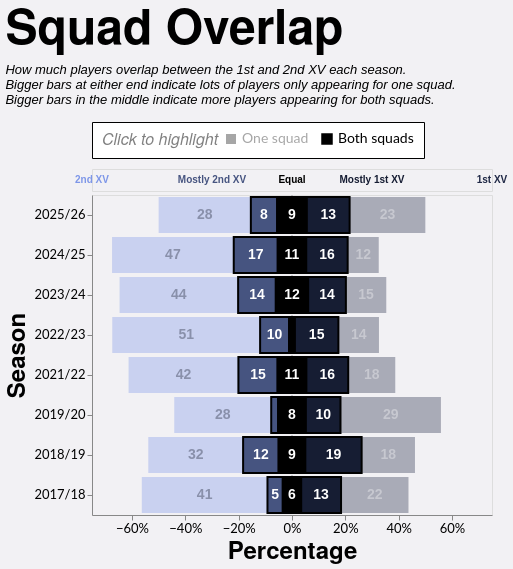

Here is the Vega-Lite specification saved for this chart:
### Vega-Lite specification from a JSON file in a GitHub repository (floating-point values rounded to 4 significant figures)
{"config": {"axis": {"labelFont": "Lato, sans-serif", "titleFont": "PT Sans Narrow, Helvetica Neue, Helvetica, Arial, sans-serif", "labelFontSize": 13, "titleFontSize": 24, "gridColor": "#202947", "gridOpacity": 0.2}, "header": {"labelFont": "PT Sans Narrow, Helvetica Neue, Helvetica, Arial, sans-serif", "titleFont": "PT Sans Narrow, Helvetica Neue, Helvetica, Arial, sans-serif", "labelFontSize": 24, "titleFontSize": 28, "labelFontWeight": "bold", "orient": "left"}, "legend": {"labelFont": "Lato, sans-serif", "titleFont": "PT Sans Narrow, Helvetica Neue, Helvetica, Arial, sans-serif", "labelFontSize": 14, "titleFontSize": 16, "titlePadding": 5, "fillColor": "white", "strokeColor": "black", "padding": 10, "titleFontWeight": "lighter", "titleFontStyle": "italic", "titleColor": "gray", "offset": 10}, "title": {"font": "PT Sans Narrow, Helvetica Neue, Helvetica, Arial, sans-serif", "fontSize": 48, "fontWeight": "bold", "anchor": "start", "align": "center", "titlePadding": 20, "subtitlePadding": 10, "subtitleFontSize": 13, "subtitleColor": "", "subtitleFontStyle": "italic", "offset": 15, "color": "black"}, "axisX": {"labelAngle": 0}, "facet": {"title": null, "header": null, "align": {"row": "each", "column": "each"}}, "resolve": {"scale": {"y": "independent", "facet": "independent"}}, "background": "#f2f1f4", "scale": {"offsetBandPaddingOuter": 0.2, "offsetBandPaddingInner": 0.1}}, "vconcat": [{"data": {"name": "data-3ac57c3fc4e619a5e75a736003a7ffe1"}, "mark": {"type": "text", "align": "center", "baseline": "middle", "fontSize": 10, "fontWeight": "bold", "opacity": 1.0}, "encoding": {"color": {"field": "color", "legend": null, "scale": null, "type": "nominal"}, "text": {"field": "label", "type": "nominal"}, "x": {"axis": null, "field": "x", "type": "quantitative"}}, "height": 22, "width": 400}, {"layer": [{"data": {"name": "data-d285a7403ed98ae579761d64a864032b"}, "mark": {"type": "rule", "color": "#000000", "opacity": 0.3, "size": 1, "strokeDash": [2, 2]}, "encoding": {"x": {"field": "x", "type": "quantitative"}}}, {"data": {"name": "data-9bcc0cffce2eb71e1be020af2cf1e378"}, "mark": {"type": "bar"}, "encoding": {"color": {"field": "category", "legend": null, "scale": {"domain": ["1st XV only", "Both (mostly 1st XV)", "Both (equal)", "Both (mostly 2nd XV)", "2nd XV only"], "range": ["#202946", "#161d33", "#000000", "#465480", "#7d96e8"]}, "type": "nominal"}, "opacity": {"condition": {"param": "appearanceSelect", "value": 1.0}, "value": 0.35}, "order": {"field": "render_priority", "sort": "ascending", "type": "quantitative"}, "stroke": {"field": "category_group", "legend": {"orient": "top", "title": "Click to highlight", "titleOrient": "left"}, "scale": {"domain": ["One squad", "Both squads"], "range": ["#00000000", "#000000"]}, "type": "nominal"}, "strokeWidth": {"condition": {"param": "appearanceSelect", "value": 2}, "value": 0}, "tooltip": [{"field": "season", "title": "Season", "type": "ordinal"}, {"field": "category", "title": "Pattern", "type": "nominal"}, {"field": "category_group", "title": "Appearance", "type": "nominal"}, {"field": "players", "title": "Players", "type": "quantitative"}, {"field": "percentage", "format": ".1%", "title": "Percentage", "type": "quantitative"}], "x": {"axis": {"format": "%", "grid": false}, "field": "percentage_start", "scale": {"domain": [-0.75, 0.75], "nice": false}, "title": "Percentage", "type": "quantitative"}, "x2": {"field": "percentage_end"}, "y": {"field": "season", "sort": "descending", "title": "Season", "type": "ordinal"}}, "name": "view_15"}, {"data": {"name": "data-9bcc0cffce2eb71e1be020af2cf1e378"}, "mark": {"type": "text", "align": "center", "baseline": "middle", "fontSize": 14, "fontWeight": "bold"}, "encoding": {"color": {"field": "label_color", "legend": null, "scale": null, "type": "nominal"}, "opacity": {"condition": {"param": "appearanceSelect", "value": 1.0}, "value": 0.35}, "text": {"field": "players", "format": ".0f", "type": "quantitative"}, "x": {"field": "label_position", "type": "quantitative"}, "y": {"field": "season", "sort": "descending", "title": "Season", "type": "ordinal"}}, "transform": [{"filter": "datum.percentage >= 0.035"}]}], "height": {"step": 40}, "resolve": {"scale": {"x": "shared"}}, "width": 400}], "params": [{"name": "appearanceSelect", "select": {"type": "point", "fields": ["category_group"]}, "bind": "legend", "views": ["view_15"], "value": [{"category_group": "Both squads"}]}], "spacing": 2, "title": {"text": "Squad Overlap", "subtitle": ["How much players overlap between the 1st and 2nd XV each season.", "Bigger bars at either end indicate lots of players only appearing for one squad.", "Bigger bars in the middle indicate more players appearing for both squads."]}, "$schema": "https://vega.github.io/schema/vega-lite/v5.20.1.json", "datasets": {"data-3ac57c3fc4e619a5e75a736003a7ffe1": [{"x": -0.5, "label": "2nd XV", "color": "#7d96e8"}, {"x": -0.2, "label": "Mostly 2nd XV", "color": "#465480"}, {"x": 0.0, "label": "Equal", "color": "#000000"}, {"x": 0.2, "label": "Mostly 1st XV", "color": "#161d33"}, {"x": 0.5, "label": "1st XV", "color": "#202946"}], "data-d285a7403ed98ae579761d64a864032b": [{"x": 0}], "data-9bcc0cffce2eb71e1be020af2cf1e378": [{"type_code": -2, "season": "2017/18", "category": "2nd XV only", "players": 41, "category_group": "One squad", "render_priority": 0, "percentage": 0.4713, "percentage_end": -0.09195, "percentage_start": -0.5632, "label_position": -0.3276, "label_color": "#111827"}, {"type_code": -1, "season": "2017/18", "category": "Both (mostly 2nd XV)", "players": 5, "category_group": "Both squads", "render_priority": 1, "percentage": 0.05747, "percentage_end": -0.03448, "percentage_start": -0.09195, "label_position": -0.06322, "label_color": "white"}, {"type_code": 0, "season": "2017/18", "category": "Both (equal)", "players": 6, "category_group": "Both squads", "render_priority": 1, "percentage": 0.06897, "percentage_end": 0.03448, "percentage_start": -0.03448, "label_position": 6.939e-17, "label_color": "white"}, {"type_code": 1, "season": "2017/18", "category": "Both (mostly 1st XV)", "players": 13, "category_group": "Both squads", "render_priority": 1, "percentage": 0.1494, "percentage_end": 0.1839, "percentage_start": 0.03448, "label_position": 0.1092, "label_color": "white"}, {"type_code": 2, "season": "2017/18", "category": "1st XV only", "players": 22, "category_group": "One squad", "render_priority": 0, "percentage": 0.2529, "percentage_end": 0.4368, "percentage_start": 0.1839, "label_position": 0.3103, "label_color": "white"}, {"type_code": -2, "season": "2018/19", "category": "2nd XV only", "players": 32, "category_group": "One squad", "render_priority": 0, "percentage": 0.3556, "percentage_end": -0.1833, "percentage_start": -0.5389, "label_position": -0.3611, "label_color": "#111827"}, {"type_code": -1, "season": "2018/19", "category": "Both (mostly 2nd XV)", "players": 12, "category_group": "Both squads", "render_priority": 1, "percentage": 0.1333, "percentage_end": -0.05, "percentage_start": -0.1833, "label_position": -0.1167, "label_color": "white"}, {"type_code": 0, "season": "2018/19", "category": "Both (equal)", "players": 9, "category_group": "Both squads", "render_priority": 1, "percentage": 0.1, "percentage_end": 0.05, "percentage_start": -0.05, "label_position": -6.939e-17, "label_color": "white"}, {"type_code": 1, "season": "2018/19", "category": "Both (mostly 1st XV)", "players": 19, "category_group": "Both squads", "render_priority": 1, "percentage": 0.2111, "percentage_end": 0.2611, "percentage_start": 0.05, "label_position": 0.1556, "label_color": "white"}, {"type_code": 2, "season": "2018/19", "category": "1st XV only", "players": 18, "category_group": "One squad", "render_priority": 0, "percentage": 0.2, "percentage_end": 0.4611, "percentage_start": 0.2611, "label_position": 0.3611, "label_color": "white"}, {"type_code": -2, "season": "2019/20", "category": "2nd XV only", "players": 28, "category_group": "One squad", "render_priority": 0, "percentage": 0.3636, "percentage_end": -0.07792, "percentage_start": -0.4416, "label_position": -0.2597, "label_color": "#111827"}, {"type_code": -1, "season": "2019/20", "category": "Both (mostly 2nd XV)", "players": 2, "category_group": "Both squads", "render_priority": 1, "percentage": 0.02597, "percentage_end": -0.05195, "percentage_start": -0.07792, "label_position": -0.06494, "label_color": "white"}, {"type_code": 0, "season": "2019/20", "category": "Both (equal)", "players": 8, "category_group": "Both squads", "render_priority": 1, "percentage": 0.1039, "percentage_end": 0.05195, "percentage_start": -0.05195, "label_position": 1.388e-17, "label_color": "white"}, {"type_code": 1, "season": "2019/20", "category": "Both (mostly 1st XV)", "players": 10, "category_group": "Both squads", "render_priority": 1, "percentage": 0.1299, "percentage_end": 0.1818, "percentage_start": 0.05195, "label_position": 0.1169, "label_color": "white"}, {"type_code": 2, "season": "2019/20", "category": "1st XV only", "players": 29, "category_group": "One squad", "render_priority": 0, "percentage": 0.3766, "percentage_end": 0.5584, "percentage_start": 0.1818, "label_position": 0.3701, "label_color": "white"}, {"type_code": -2, "season": "2021/22", "category": "2nd XV only", "players": 42, "category_group": "One squad", "render_priority": 0, "percentage": 0.4118, "percentage_end": -0.201, "percentage_start": -0.6127, "label_position": -0.4069, "label_color": "#111827"}, {"type_code": -1, "season": "2021/22", "category": "Both (mostly 2nd XV)", "players": 15, "category_group": "Both squads", "render_priority": 1, "percentage": 0.1471, "percentage_end": -0.05392, "percentage_start": -0.201, "label_position": -0.1275, "label_color": "white"}, {"type_code": 0, "season": "2021/22", "category": "Both (equal)", "players": 11, "category_group": "Both squads", "render_priority": 1, "percentage": 0.1078, "percentage_end": 0.05392, "percentage_start": -0.05392, "label_position": 2.776e-17, "label_color": "white"}, {"type_code": 1, "season": "2021/22", "category": "Both (mostly 1st XV)", "players": 16, "category_group": "Both squads", "render_priority": 1, "percentage": 0.1569, "percentage_end": 0.2108, "percentage_start": 0.05392, "label_position": 0.1324, "label_color": "white"}, {"type_code": 2, "season": "2021/22", "category": "1st XV only", "players": 18, "category_group": "One squad", "render_priority": 0, "percentage": 0.1765, "percentage_end": 0.3873, "percentage_start": 0.2108, "label_position": 0.299, "label_color": "white"}, {"type_code": -2, "season": "2022/23", "category": "2nd XV only", "players": 51, "category_group": "One squad", "render_priority": 0, "percentage": 0.5543, "percentage_end": -0.1196, "percentage_start": -0.6739, "label_position": -0.3967, "label_color": "#111827"}, {"type_code": -1, "season": "2022/23", "category": "Both (mostly 2nd XV)", "players": 10, "category_group": "Both squads", "render_priority": 1, "percentage": 0.1087, "percentage_end": -0.01087, "percentage_start": -0.1196, "label_position": -0.06522, "label_color": "white"}, {"type_code": 0, "season": "2022/23", "category": "Both (equal)", "players": 2, "category_group": "Both squads", "render_priority": 1, "percentage": 0.02174, "percentage_end": 0.01087, "percentage_start": -0.01087, "label_position": -6.245e-17, "label_color": "white"}, {"type_code": 1, "season": "2022/23", "category": "Both (mostly 1st XV)", "players": 15, "category_group": "Both squads", "render_priority": 1, "percentage": 0.163, "percentage_end": 0.1739, "percentage_start": 0.01087, "label_position": 0.09239, "label_color": "white"}, {"type_code": 2, "season": "2022/23", "category": "1st XV only", "players": 14, "category_group": "One squad", "render_priority": 0, "percentage": 0.1522, "percentage_end": 0.3261, "percentage_start": 0.1739, "label_position": 0.25, "label_color": "white"}, {"type_code": -2, "season": "2023/24", "category": "2nd XV only", "players": 44, "category_group": "One squad", "render_priority": 0, "percentage": 0.4444, "percentage_end": -0.202, "percentage_start": -0.6465, "label_position": -0.4242, "label_color": "#111827"}, {"type_code": -1, "season": "2023/24", "category": "Both (mostly 2nd XV)", "players": 14, "category_group": "Both squads", "render_priority": 1, "percentage": 0.1414, "percentage_end": -0.06061, "percentage_start": -0.202, "label_position": -0.1313, "label_color": "white"}, {"type_code": 0, "season": "2023/24", "category": "Both (equal)", "players": 12, "category_group": "Both squads", "render_priority": 1, "percentage": 0.1212, "percentage_end": 0.06061, "percentage_start": -0.06061, "label_position": 5.551e-17, "label_color": "white"}, {"type_code": 1, "season": "2023/24", "category": "Both (mostly 1st XV)", "players": 14, "category_group": "Both squads", "render_priority": 1, "percentage": 0.1414, "percentage_end": 0.202, "percentage_start": 0.06061, "label_position": 0.1313, "label_color": "white"}, {"type_code": 2, "season": "2023/24", "category": "1st XV only", "players": 15, "category_group": "One squad", "render_priority": 0, "percentage": 0.1515, "percentage_end": 0.3535, "percentage_start": 0.202, "label_position": 0.2778, "label_color": "white"}, {"type_code": -2, "season": "2024/25", "category": "2nd XV only", "players": 47, "category_group": "One squad", "render_priority": 0, "percentage": 0.4563, "percentage_end": -0.2184, "percentage_start": -0.6748, "label_position": -0.4466, "label_color": "#111827"}, {"type_code": -1, "season": "2024/25", "category": "Both (mostly 2nd XV)", "players": 17, "category_group": "Both squads", "render_priority": 1, "percentage": 0.165, "percentage_end": -0.0534, "percentage_start": -0.2184, "label_position": -0.1359, "label_color": "white"}, {"type_code": 0, "season": "2024/25", "category": "Both (equal)", "players": 11, "category_group": "Both squads", "render_priority": 1, "percentage": 0.1068, "percentage_end": 0.0534, "percentage_start": -0.0534, "label_position": -2.082e-17, "label_color": "white"}, {"type_code": 1, "season": "2024/25", "category": "Both (mostly 1st XV)", "players": 16, "category_group": "Both squads", "render_priority": 1, "percentage": 0.1553, "percentage_end": 0.2087, "percentage_start": 0.0534, "label_position": 0.1311, "label_color": "white"}, {"type_code": 2, "season": "2024/25", "category": "1st XV only", "players": 12, "category_group": "One squad", "render_priority": 0, "percentage": 0.1165, "percentage_end": 0.3252, "percentage_start": 0.2087, "label_position": 0.267, "label_color": "white"}, {"type_code": -2, "season": "2025/26", "category": "2nd XV only", "players": 28, "category_group": "One squad", "render_priority": 0, "percentage": 0.3457, "percentage_end": -0.1543, "percentage_start": -0.5, "label_position": -0.3272, "label_color": "#111827"}, {"type_code": -1, "season": "2025/26", "category": "Both (mostly 2nd XV)", "players": 8, "category_group": "Both squads", "render_priority": 1, "percentage": 0.09877, "percentage_end": -0.05556, "percentage_start": -0.1543, "label_position": -0.1049, "label_color": "white"}, {"type_code": 0, "season": "2025/26", "category": "Both (equal)", "players": 9, "category_group": "Both squads", "render_priority": 1, "percentage": 0.1111, "percentage_end": 0.05556, "percentage_start": -0.05556, "label_position": 2.776e-17, "label_color": "white"}, {"type_code": 1, "season": "2025/26", "category": "Both (mostly 1st XV)", "players": 13, "category_group": "Both squads", "render_priority": 1, "percentage": 0.1605, "percentage_end": 0.216, "percentage_start": 0.05556, "label_position": 0.1358, "label_color": "white"}, {"type_code": 2, "season": "2025/26", "category": "1st XV only", "players": 23, "category_group": "One squad", "render_priority": 0, "percentage": 0.284, "percentage_end": 0.5, "percentage_start": 0.216, "label_position": 0.358, "label_color": "white"}]}}
